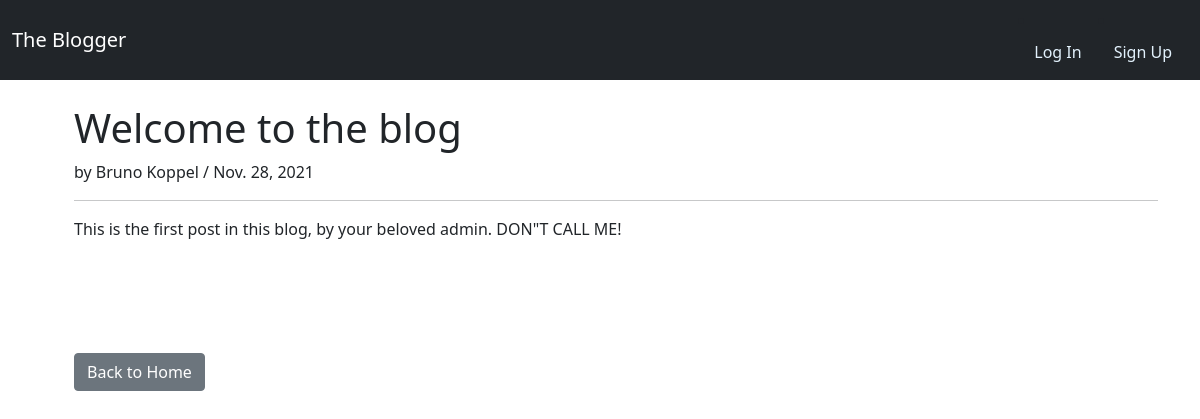
The page /post/1 on the database as committed earlier.
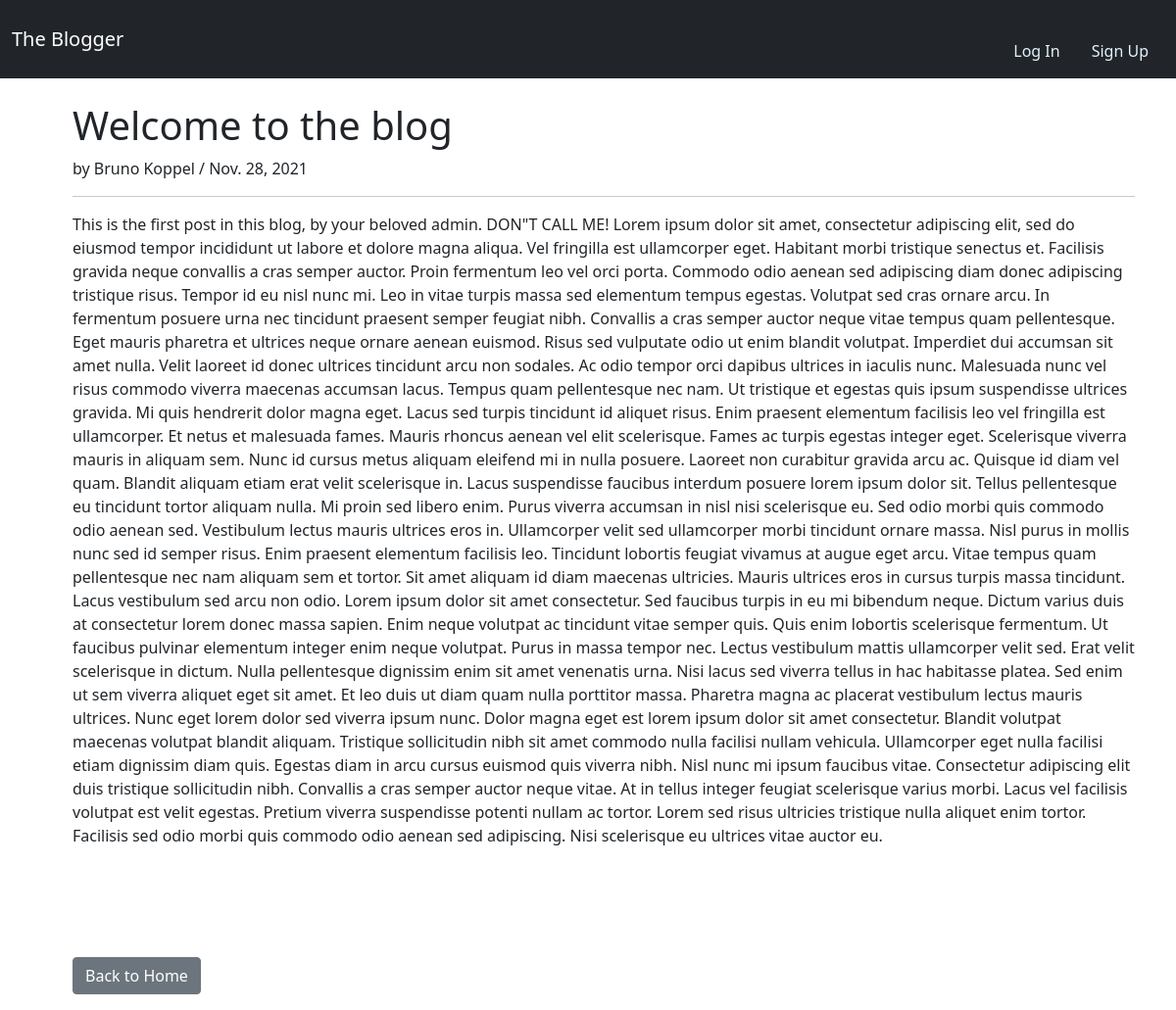
The same page on the database as committed later.
### blogfeed/models.py (models this page shows, shortened)
class Post(models.Model):
  title = models.CharField(max_length=255)
  title_tag = models.CharField(max_length=255, default="the blogger")
  post_date = models.DateField(auto_now_add=True)
  author = models.ForeignKey(User, on_delete=models.CASCADE)
  body = models.TextField()
  date_added = models.DateTimeField(auto_now_add=True)
  category = models.CharField(max_length=255, default='uncategorized')

### blogfeed/views.py (the view)
# urls.py: path('post/<int:pk>', PostView.as_view(), name="post_details"),
class PostView(DetailView):
  model = Post
  template_name = 'post_details.html'

### blogfeed/templates/post_details.html (shortened to what this page needs)
{% extends 'base.html' %}
{% block content %}
<ul>
  <h1>{{ post.title }}</h1>
  <p>by {{ post.author.first_name }} {{ post.author.last_name }} / {{ post.post_date }}</p>
  <hr>
  <p>{{ post.body | safe }}</p>
  <br/><br/>
  <br/><br/>
    <a href="{% url 'home' %}" class="btn btn-secondary">Back to Home</a>
</ul>
{% endblock %}

Rows that differ between the two databases and show on the page:
changed Post "Welcome to the blog": body "This is the first post in this blog, by your beloved admin. DON\"T CALL ME!" → "…admin. DON\"T CALL ME! Lorem ipsum dolor sit amet, consectetur adipiscing elit, sed do eiusmod tempor incididunt ut labore et dolore magna aliqua. Vel fringilla est ullamcorper eget. Habitant morbi tristique senectus et. Facilisis gravida neque convallis a cras semper auctor. Proin fermentum leo vel orci porta. Commodo odio aenean sed adipiscing diam donec adipiscing tristique risus. Tempor id eu nisl nunc mi. Leo in vitae turpis massa sed elementum tempus egestas. Volutpat sed cras ornare arcu. In fermentum posuere urna nec tincidunt praesent semper feugiat nibh. Convallis a cras semper auctor neque vitae tempus quam pellentesque. Eget mauris pharetra et ultrices neque ornare aenean…"
